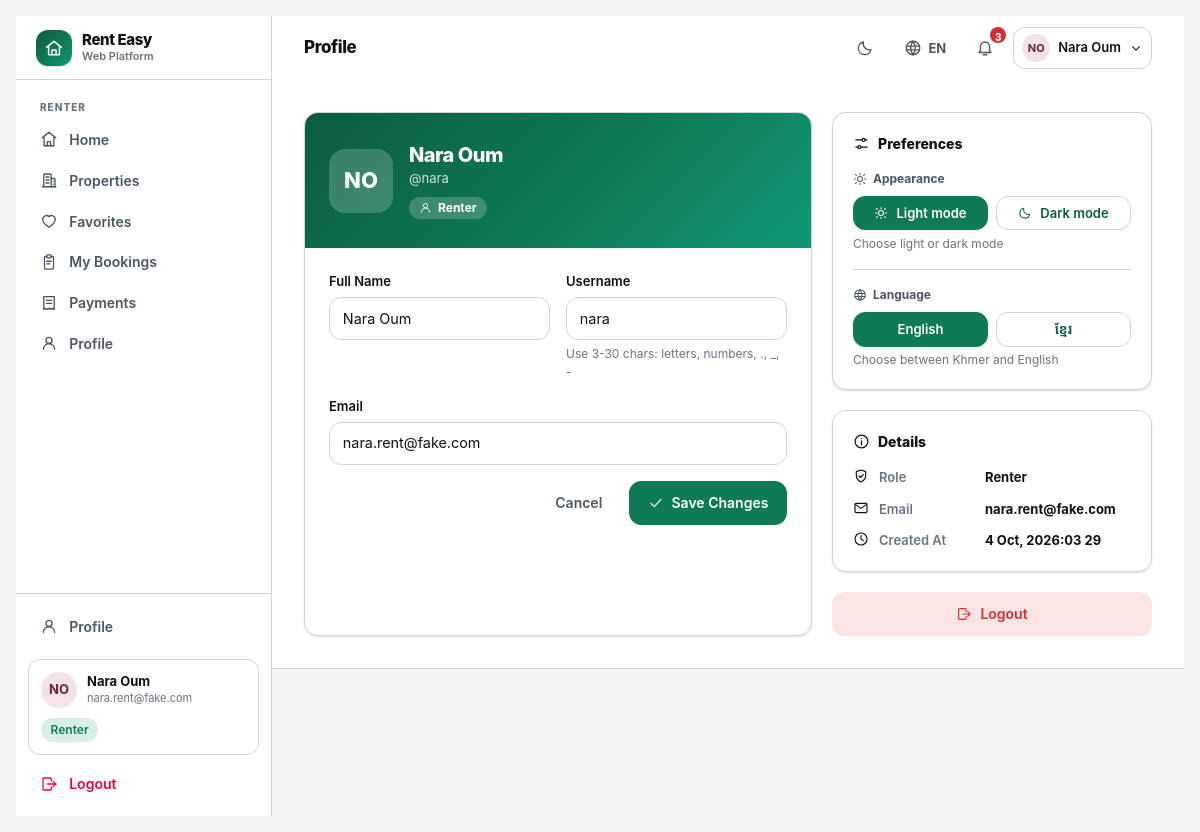
Page /auth/preferences/ (signed in) on the committed database.
### accounts/models.py (models this page shows, shortened)
class User(AbstractBaseUser, PermissionsMixin):
    email = models.EmailField(unique=True, max_length=254)
    username = models.CharField(max_length=30, unique=True, validators=[USERNAME_VALIDATOR])
    full_name = models.CharField(max_length=120, blank=True)
    role = models.CharField(max_length=16, choices=Role.choices, default=Role.RENTER, db_index=True)
    is_active = models.BooleanField(default=True)
    is_staff = models.BooleanField(default=False)
    date_joined = models.DateTimeField(default=timezone.now)
    last_login_at = models.DateTimeField(null=True, blank=True)
    objects = UserManager()
    USERNAME_FIELD = "email"
    REQUIRED_FIELDS = ["username"]
    class Meta:
        ordering = ["full_name", "email"]
        indexes = [models.Index(fields=["role", "is_active"])]
    @property
    def display_name(self) -> str:
        return self.full_name.strip() or self.username or self.email
    @property
    def is_renter(self) -> bool:
        return self.role == Role.RENTER
    @property
    def is_owner(self) -> bool:
        return self.role == Role.OWNER
    @property
    def is_superadmin_role(self) -> bool:
        return self.role == Role.SUPERADMIN
    @property
    def home_url(self) -> str:
        if self.is_superadmin_role:
            return "/console/"
        if self.is_owner:
            return "/owner/"
        return "/rent/"
    @property
    def avatar_hue(self) -> int:
        digest = sum(ord(c) for c in self.email)
        return (digest * 37) % 360

### accounts/views.py (the view)
# urls.py: path("auth/preferences/", profile_view, name="profile"),
@never_cache
@login_required
@require_http_methods_(["GET", "POST"])
def profile_view(request):
    form = UserProfileForm(
        request=request,
        data=request.POST if request.method == "POST" else None,
        instance=request.user,
    )
    if request.method == "POST" and form.is_valid():
        form.save()
        request.session["renteasy_flash"] = "account_updated"
        return redirect(request.user.home_url)
    return render(request, "accounts/profile.html", {"form": form})

### accounts/forms.py (shortened to what this page needs)
class UserProfileForm(forms.ModelForm):
    class Meta:
        model = User
        fields = ["full_name", "email", "username"]
        widgets = {
            "full_name": forms.TextInput(attrs={"placeholder": "Full Name"}),
            "email": forms.EmailInput(attrs={"placeholder": "Email"}),
            "username": forms.TextInput(attrs={"placeholder": "Username"}),
        }
    def __init__(self, *args, request=None, **kwargs):
        self.request = request
        super().__init__(*args, **kwargs)
        self.fields["full_name"].required = False
        for field in self.fields.values():
            field.widget.attrs.setdefault("class", "form-input")

### core/context_processors.py (called while the page is built)
def site(request):
    return {
        "SITE_NAME": "Rent Easy",
        "SUPPORTED_LANGUAGES": [
            {"code": code, "label": meta["label"], "native_label": meta["native_label"], "flag": meta["flag"]}
            for code, meta in i18n.LANGUAGES.items()
        ],
        "DEFAULT_LANGUAGE": i18n.DEFAULT_LANGUAGE,
        "DEBUG": settings.DEBUG,
    }

def i18n_context(request):
    language = getattr(request, "LANGUAGE_CODE_UI", i18n.DEFAULT_LANGUAGE)
    return {
        "LANG": language,
        "IS_KHMER": language == "km",
        "T": getattr(request, "translator", None) or i18n.Translator(language),
        "THEME": getattr(request, "theme", "light"),
        "IS_DARK": getattr(request, "theme", "light") == "dark",
    }

### core/i18n.py (called while the page is built)
    def __call__(self, key: str, /, **kwargs) -> str:
        pair = CATALOG.get(key)
        if pair is None:
            return key
        value = pair[1] if self.is_khmer else pair[0]
        if kwargs:
            try:
                return value.format(**kwargs)
            except (KeyError, IndexError, ValueError):
                return value
        return value

    def role_label(self, role: str | None) -> str:
        if not role:
            return self("unknown")
        return self(ROLE_KEYS.get(role, "unknown"))

### core/icons.py (called while the page is built)
def render_icon(name: str, size: int | str = 20, class_name: str = "", stroke_width: float | str | None = None) -> str:
    body = ICONS.get(name)
    if body is None:
        body = ICONS["info"]
    attrs = _STROKE_ATTRS
    if stroke_width is not None:
        attrs = attrs.replace('stroke-width="1.75"', f'stroke-width="{stroke_width}"')
    cls = f' class="{class_name}"' if class_name else ""
    return f'<svg {attrs}{cls} width="{size}" height="{size}">{body}</svg>'

### templates/accounts/profile.html (shortened to what this page needs)
{% extends "base.html" %}
{% load ui %}
{% block page_title %}{% t 'profile' %}{% endblock %}
{% block content %}
<div class="mx-auto grid max-w-5xl gap-5 lg:grid-cols-[minmax(0,1fr)_20rem]">
  <section class="app-card overflow-hidden">
    <div class="hero-gradient px-6 py-7 text-white">
      <div class="flex flex-wrap items-center gap-4">
        <span class="grid h-16 w-16 shrink-0 place-items-center rounded-2xl bg-white/20 text-[22px] font-extrabold backdrop-blur">
          {{ user.display_name|initials }}
        </span>
        <div class="min-w-0 flex-1">
          <h2 class="truncate text-xl font-extrabold tracking-tight">{{ user.display_name }}</h2>
          <p class="truncate text-[13px] text-white/80">&#64;{{ user.username }}</p>
          <span class="mt-2 inline-flex items-center gap-1.5 rounded-full bg-white/20 px-2.5 py-0.5 text-[12px] font-bold">
            {% if user.is_superadmin_role %}{% icon "shield-admin" 13 %}
            {% elif user.is_owner %}{% icon "store" 13 %}
            {% else %}{% icon "user" 13 %}{% endif %}
            {% role_label user.role as rl %}{{ rl.label }}
          </span>
        </div>
      </div>
    </div>
    <form method="post" class="space-y-4 p-6" data-validate>
      <div class="grid gap-4 sm:grid-cols-2">
        <div>
          <label class="form-label" for="id_full_name">{% t 'full_name' %}</label>
          <input type="text" id="id_full_name" name="full_name" class="form-input" value="{{ user.full_name }}">
        </div>
        <div>
          <label class="form-label" for="id_username">{% t 'username' %}</label>
          <input type="text" id="id_username" name="username" class="form-input" value="{{ user.username }}" required>
          <p class="form-hint">{% t 'username_rule' %}</p>
        </div>
      </div>
      <div>
        <label class="form-label" for="id_email">{% t 'email' %}</label>
        <input type="email" id="id_email" name="email" class="form-input" value="{{ user.email }}" required>
      </div>
      <div class="flex justify-end gap-2">
        <a href="{{ user.home_url }}" class="btn btn-ghost">{% t 'cancel' %}</a>
        <button type="submit" class="btn btn-primary">{% icon "check" 16 %} {% t 'save_changes' %}</button>
      </div>
    </form>
  </section>
  <div class="space-y-5">
    <section class="app-card p-5" id="preferences">
      <h3 class="mb-4 flex items-center gap-2 text-[14px] font-extrabold">{% icon "sliders" 17 %} {% t 'preferences' %}</h3>
      <div class="space-y-4">
        <div>
          <p class="mb-2 flex items-center gap-1.5 text-[12px] font-bold text-ink-2">{% icon "sun" 14 %} {% t 'appearance' %}</p>
          <div class="grid grid-cols-2 gap-2">
            <form method="post" action="{% url 'set_theme' %}">
              <button type="submit" class="w-full {% if not IS_DARK %}btn btn-primary{% else %}btn btn-outline{% endif %} btn-sm">{% icon "sun" 14 %} {% t 'light_mode' %}</button>
            </form>
            <form method="post" action="{% url 'set_theme' %}">
              <button type="submit" class="w-full {% if IS_DARK %}btn btn-primary{% else %}btn btn-outline{% endif %} btn-sm">{% icon "moon" 14 %} {% t 'dark_mode' %}</button>
            </form>
          </div>
          <p class="form-hint">{% t 'theme_hint' %}</p>
        </div>
        <div class="divider"></div>
        <div>
          <p class="mb-2 flex items-center gap-1.5 text-[12px] font-bold text-ink-2">{% icon "globe" 14 %} {% t 'language' %}</p>
          <div class="grid grid-cols-2 gap-2">
            {% for lang in SUPPORTED_LANGUAGES %}
              <form method="post" action="{% url 'set_language' %}">
                <button type="submit" class="w-full {% if lang.code == LANG %}btn btn-primary{% else %}btn btn-outline{% endif %} btn-sm">{{ lang.native_label }}</button>
              </form>
            {% endfor %}
          </div>
          <p class="form-hint">{% t 'language_hint' %}</p>
        </div>
      </div>
    </section>
    <section class="app-card p-5">
      <h3 class="mb-4 flex items-center gap-2 text-[14px] font-extrabold">{% icon "info" 17 %} {% t 'details' %}</h3>
      <dl class="space-y-3 text-[13px]">
        <div class="flex items-start gap-2.5">
          {% icon "shield" 16 %}<dt class="w-24 shrink-0 font-semibold text-ink-3">{% t 'role' %}</dt>
          <dd class="flex-1 font-bold">{% role_label user.role as rl %}{{ rl.label }}</dd>
        </div>
        <div class="flex items-start gap-2.5">
          {% icon "mail" 16 %}<dt class="w-24 shrink-0 font-semibold text-ink-3">{% t 'email' %}</dt>
          <dd class="flex-1 break-all font-bold">{{ user.email }}</dd>
        </div>
        <div class="flex items-start gap-2.5">
          {% icon "clock" 16 %}<dt class="w-24 shrink-0 font-semibold text-ink-3">{% t 'created_at' %}</dt>
          <dd class="flex-1 font-bold">{{ user.date_joined|pretty_date }}</dd>
        </div>
      </dl>
    </section>
    <form method="post" action="{% url 'logout' %}">
      <button type="submit" class="btn btn-danger-soft w-full">{% icon "logout" 16 %} {% t 'logout' %}</button>
    </form>
  </div>
</div>
{% endblock %}

### templates/base.html (shortened to what this page needs)
{% load static ui i18n %}<!doctype html>
<html lang="{{ LANG }}" class="{% if IS_DARK %}dark{% endif %}">
<head>
<link rel="stylesheet" href="{% static 'css/app.css' %}">
</head>
<body class="min-h-screen bg-canvas text-ink font-sans antialiased">
<div class="flex min-h-screen">
  {% if user.is_authenticated %}
  <aside class="hidden lg:flex lg:w-64 xl:w-72 shrink-0 flex-col border-r border-hairline bg-surface">
    <div class="flex h-16 items-center gap-2.5 border-b border-hairline px-5">
      <span class="grid h-9 w-9 place-items-center rounded-xl hero-gradient text-white shadow-sm">{% icon "logo" 20 %}</span>
      <span class="flex flex-col leading-tight">
        <span class="text-[15px] font-extrabold tracking-tight">{{ SITE_NAME }}</span>
        <span class="text-[11px] font-semibold text-ink-3">{% t 'platform_tag' %}</span>
      </span>
    </div>
    {% include "partials/_nav_sidebar.html" %}
  </aside>
  {% endif %}
  <div class="flex min-w-0 flex-1 flex-col">
    {% if user.is_authenticated %}
<header class="sticky top-0 z-40 border-b border-hairline bg-surface/95 backdrop-blur">
  <div class="flex h-16 items-center gap-3 px-4 sm:px-6 lg:px-8">
    <div class="min-w-0">
      <h1 class="truncate text-[17px] font-extrabold tracking-tight">{% block page_title %}{% t 'home' %}{% endblock %}</h1>
    </div>
    <div class="ms-auto flex items-center gap-1.5 sm:gap-2">
      {% include "partials/_preferences_inline.html" %}
      {% include "partials/_notifications.html" %}
      <div class="relative" data-dropdown>
        <button type="button" data-dropdown-toggle
                class="flex items-center gap-2 rounded-xl border border-hairline px-2 py-1.5 hover:border-primary transition-colors"
                aria-haspopup="true" aria-expanded="false">
          <span class="grid h-7 w-7 place-items-center rounded-full text-[11px] font-bold"
                style="background-color: hsl({{ user.avatar_hue }} 42% 92%); color: hsl({{ user.avatar_hue }} 55% 28%);">
            {{ user.display_name|initials }}
          </span>
          <span class="hidden text-[13px] font-semibold sm:block">{{ user.display_name }}</span>
          {% icon "chevron-down" 14 %}
        </button>
            <span class="pill pill-approved mt-2">{% role_label user.role as rl %}{{ rl.label }}</span>
      </div>
    </div>
  </div>
    {% endif %}
    <main id="main" class="flex-1">
      {% block content_wrapper %}
        <div class="mx-auto w-full max-w-7xl px-4 py-6 sm:px-6 lg:px-8 lg:py-8">
          {% block content %}{% endblock %}
        </div>
      {% endblock %}
    </main>
  </div>
</div>
</body>
</html>

### templates/partials/_nav_sidebar.html (shortened to what this page needs)
{% load ui %}
<nav class="flex-1 overflow-y-auto px-3 py-4">
  {% if user.is_renter %}
    {% include "partials/_nav_group_renter.html" %}
  {% elif user.is_owner %}
    {% include "partials/_nav_group_owner.html" %}
  {% elif user.is_superadmin_role %}
    {% include "partials/_nav_group_console.html" %}
  {% endif %}
</nav>
<div class="border-t border-hairline p-3">
  <a href="{% url 'profile' %}" class="nav-item {% nav_active 'profile' 'role_select' %}">
    {% icon "user" 18 %}
    <span class="flex-1 truncate">{% t 'profile' %}</span>
  </a>
  <div class="mt-3 rounded-xl border border-hairline bg-surface-2 p-3">
    <div class="flex items-center gap-2.5">
      <span class="grid h-9 w-9 shrink-0 place-items-center rounded-full text-[13px] font-bold"
            style="background-color: hsl({{ user.avatar_hue }} 42% 92%); color: hsl({{ user.avatar_hue }} 55% 28%);">
        {{ user.display_name|initials }}
      </span>
      <span class="min-w-0 flex-1">
        <span class="block truncate text-[13px] font-bold leading-tight">{{ user.display_name }}</span>
        <span class="block truncate text-[11px] text-ink-3">{{ user.email }}</span>
      </span>
    </div>
    <span class="pill pill-approved mt-2.5">{% role_label user.role as rl %}{{ rl.label }}</span>
  </div>
  <form method="post" action="{% url 'logout' %}" class="mt-2">
    <button type="submit" class="nav-item w-full text-rose-600 hover:bg-rose-50 hover:text-rose-700 dark:text-rose-400 dark:hover:bg-rose-950/40">
      {% icon "logout" 18 %}
      <span>{% t 'logout' %}</span>
    </button>
  </form>
</div>

### static/css/app.css (style rules this page uses)
:root { --canvas:#f3f4f6;--surface:#fff;--surface-2:#fff;--ink:#111;--ink-2:#4b5563;--ink-3:#6b7280;--hairline:#d1d5db;color-scheme:light }

### rows in the picture
User: display_name|initials "NO", display_name "Nara Oum", email "nara.rent@fake.com", label "Renter", username "nara", full_name "Nara Oum", date_joined|pretty_date "4 Oct, 2026:03 29"

### other values in the picture
{{ SITE_NAME }} "Rent Easy"
{{ LANG|upper }} "EN"
{{ unread_count }} "3"
{{ lang.native_label }} "English" "ខ្មែរ"
